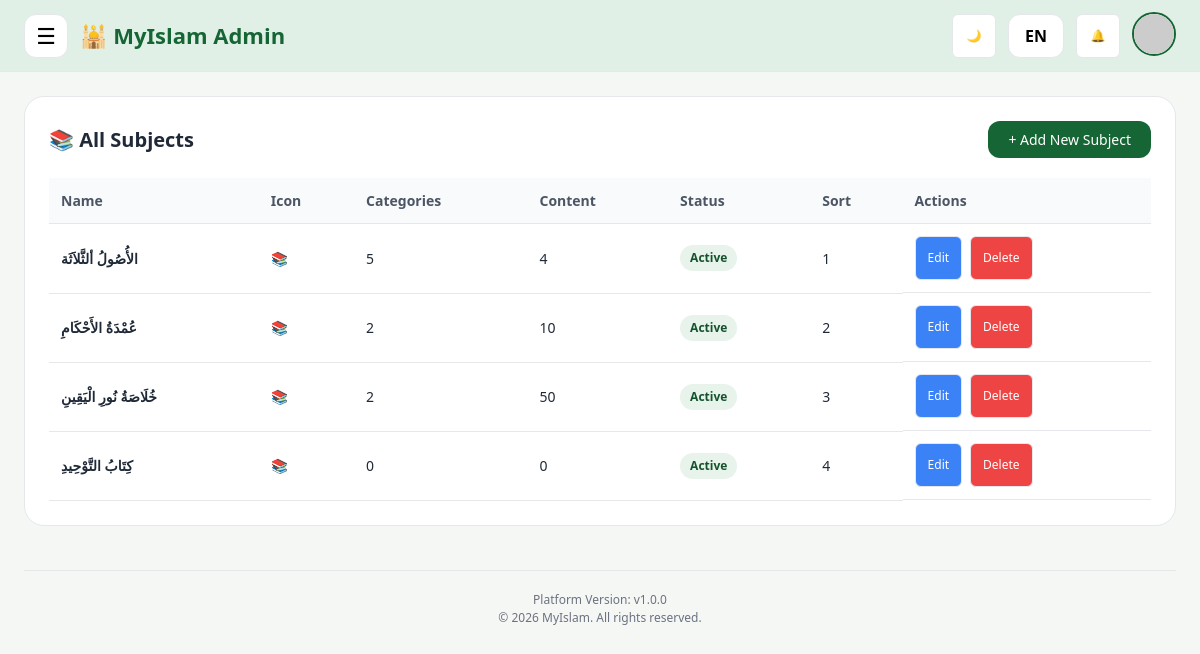
The page /myislam-v2/admin/subjects.php (signed in) on the database its author committed.
### tables this page shows
CREATE TABLE `subjects` (
  `id` int(11) NOT NULL,
  `name` varchar(100) NOT NULL,
  `slug` varchar(100) NOT NULL,
  `description` text DEFAULT NULL,
  `icon` varchar(100) DEFAULT NULL,
  `image_path` varchar(255) DEFAULT NULL,
  `sort_order` int(11) DEFAULT 0,
  `is_active` tinyint(1) DEFAULT 1,
  `created_at` timestamp NULL DEFAULT current_timestamp(),
  `image` varchar(255) DEFAULT NULL
);

### myislam-v2/admin/includes/admin_functions.php (called while the page is built, shortened)
<?php
function getAllSubjects(PDO $conn): array {
    try {
        $stmt = $conn->prepare("
            SELECT s.*,
                   (SELECT COUNT(*) FROM categories WHERE subject_id = s.id) AS category_count,
                   (SELECT COUNT(*) FROM contents WHERE subject_id = s.id) AS content_count
            FROM subjects s
            ORDER BY s.sort_order ASC, s.name ASC
        ");
        $stmt->execute();
        return $stmt->fetchAll(PDO::FETCH_ASSOC);
    } catch (PDOException $e) {
        error_log("getAllSubjects error: " . $e->getMessage());
        return [];
    }
}
?>

### myislam-v2/admin/subjects.php (the view, shortened to what this page needs)
<?php
require_once __DIR__ . '/includes/admin_functions.php';
$conn = db();
$action = $_GET['action'] ?? 'list';
$subject = null;
$subjects = getAllSubjects($conn);
$userName = $_SESSION['user_name'] ?? 'Admin';
$userPicture = 'https://via.placeholder.com/80x80.png?text=' . urlencode(substr($userName, 0, 1));
$platformVersion = 'v1.0.0';
?>
<!DOCTYPE html>
<html lang="en">
<head>
</head>
<body>
<header class="app-header">
    <div class="header-left">
        <button class="menu-toggle" id="menuToggle" aria-label="Menu">☰</button>
        <div class="brand-box">🕌 MyIslam Admin</div>
    </div>
    <div class="header-right">
        <button class="icon-btn" id="themeToggle" aria-label="Dark mode">🌙</button>
        <button class="lang-btn" id="langToggle">EN</button>
        <button class="icon-btn" aria-label="Notifications">🔔</button>
        <div class="profile-area">
            <button class="profile-btn">
                <img src="<?php echo $userPicture; ?>" alt="Profile">
            </button>
        </div>
    </div>
</header>
<main class="main-content">
    <div class="dashboard-stack">
        <?php if ($action === 'add' || ($action === 'edit' && $subject)): ?>
            <div class="section-card">
                <div class="card-header">
                    <h2><?php echo $action === 'add' ? '➕ Add New Subject' : '✏️ Edit Subject'; ?></h2>
                    <a href="subjects.php" class="btn btn-secondary">← Back</a>
                </div>
                <form method="POST">
                    <div class="form-group">
                        <label>Subject Name *</label>
                        <input type="text" name="name" required value="<?php echo htmlspecialchars($subject['name'] ?? ''); ?>">
                    </div>
                    <div class="grid-2">
                        <div class="form-group">
                            <label>Icon (emoji)</label>
                            <input type="text" name="icon" placeholder="📚" value="<?php echo htmlspecialchars($subject['icon'] ?? ''); ?>">
                        </div>
                        <div class="form-group">
                            <label>Sort Order</label>
                            <input type="number" name="sort_order" value="<?php echo $subject['sort_order'] ?? 0; ?>">
                        </div>
                    </div>
                    <div class="form-group">
                        <label>Description</label>
                        <textarea name="description" rows="3"><?php echo htmlspecialchars($subject['description'] ?? ''); ?></textarea>
                    </div>
                    <div class="form-group">
                        <label>
                            <input type="checkbox" name="is_active" <?php echo (!isset($subject) || $subject['is_active']) ? 'checked' : ''; ?>>
                            Active
                        </label>
                    </div>
                    <button type="submit" class="btn btn-primary">
                        <?php echo $action === 'add' ? 'Create Subject' : 'Update Subject'; ?>
                    </button>
                    <a href="subjects.php" class="btn btn-secondary" style="margin-left: 0.5rem;">Cancel</a>
                </form>
            </div>
        <?php else: ?>
            <div class="section-card">
                <div class="card-header">
                    <h2>📚 All Subjects</h2>
                    <a href="subjects.php?action=add" class="btn btn-primary">+ Add New Subject</a>
                </div>
                <?php if ($subjects): ?>
                    <div class="table-responsive">
                         <table>
                            <thead>
                                 <tr>
                                    <th>Name</th>
                                    <th>Icon</th>
                                    <th>Categories</th>
                                    <th>Content</th>
                                    <th>Status</th>
                                    <th>Sort</th>
                                    <th>Actions</th>
                                 </tr>
                            </thead>
                            <tbody>
                                <?php foreach ($subjects as $subject): ?>
                                 <tr>
                                    <td><strong><?php echo htmlspecialchars($subject['name']); ?></strong></td>
                                    <td><?php echo htmlspecialchars($subject['icon'] ?? '-'); ?></td>
                                    <td><?php echo $subject['category_count']; ?></td>
                                    <td><?php echo $subject['content_count']; ?></td>
                                    <td>
                                        <span class="status-badge <?php echo $subject['is_active'] ? 'status-active' : 'status-inactive'; ?>">
                                            <?php echo $subject['is_active'] ? 'Active' : 'Inactive'; ?>
                                        </span>
                                    </td>
                                    <td><?php echo $subject['sort_order']; ?></td>
                                    <td class="action-buttons">
                                        <a href="subjects.php?action=edit&id=<?php echo $subject['id']; ?>" class="icon-btn edit">Edit</a>
                                        <a href="subjects.php?action=delete&id=<?php echo $subject['id']; ?>" class="icon-btn delete" onclick="return confirm('Delete this subject? All categories and content will be lost!');">Delete</a>
                                    </td>
                                 </tr>
                                <?php endforeach; ?>
                            </tbody>
                         </table>
                    </div>
                <?php endif; ?>
            </div>
        <?php endif; ?>
        <div class="footer-meta">
            <div>Platform Version: <?php echo htmlspecialchars($platformVersion); ?></div>
            <div>© <?php echo date('Y'); ?> MyIslam. All rights reserved.</div>
        </div>
    </div>
</main>
</body>
</html>

### myislam-v2/admin/subjects.php (style rules this page uses)
* { box-sizing: border-box; margin: 0; padding: 0; }
:root { --bg: #f5f7f5; --surface: #ffffff; --surface-2: #f9fafb; --surface-3: #eef2f7; --line: #e5e7eb; --text: #1f2937; --text-secondary: #4b5563; --muted: #6b7280; --brand: #166534; --brand-dark: #14532d; --brand-light: #22c55e; --brand-soft: #e7f3eb; --accent: #3b82f6; --warning: #f59e0b; --danger: #ef4444; --success: #10b981; --header-bg: #e1f0e7; --header-height: 72px; --footer-height: 92px; --shadow-sm: 0 1px 2px 0 rgb(0 0 0 / 0.05); --shadow-md: 0 4px 6px -1px rgb(0 0 0 / 0.1); --shadow-lg: 0 10px 15px -3px rgb(0 0 0 / 0.1); --radius-sm: 12px; --radius-md: 16px; --radius-lg: 20px; }
body { font-family: system-ui, -apple-system, 'Segoe UI', 'Inter', sans-serif; background: var(--bg); color: var(--text); min-height: 100vh; line-height: 1.5; }
a { text-decoration: none; color: inherit; }
button { font: inherit; border: none; background: none; cursor: pointer; }
.app-header { position: fixed; top: 0; left: 0; right: 0; z-index: 1000; height: var(--header-height); background: var(--header-bg); border-bottom: 1px solid var(--line); display: flex; align-items: center; justify-content: space-between; padding: 12px 24px; backdrop-filter: blur(10px); }
.header-left, .header-right { display: flex; align-items: center; gap: 12px; }
.menu-toggle, .icon-btn, .lang-btn, .brand-box { height: 44px; min-width: 44px; border-radius: var(--radius-sm); background: var(--surface); border: 1px solid var(--line); display: inline-flex; align-items: center; justify-content: center; transition: all 0.2s; }
.menu-toggle { font-size: 22px; }
.lang-btn { min-width: 56px; padding: 0 14px; font-weight: 600; }
.brand-box { font-size: 22px; font-weight: 700; color: var(--brand); background: transparent; border: none; }
.profile-area { position: relative; }
.profile-btn { width: 44px; height: 44px; border-radius: 50%; overflow: hidden; background: var(--surface); border: 2px solid var(--brand); cursor: pointer; padding: 0; }
.profile-btn img { width: 100%; height: 100%; object-fit: cover; }
.main-content { padding: calc(var(--header-height) + 24px) 24px calc(var(--footer-height) + 40px); max-width: 1400px; margin: 0 auto; }
.dashboard-stack { display: grid; gap: 24px; }
.section-card { background: var(--surface); border: 1px solid var(--line); border-radius: var(--radius-lg); padding: 24px; transition: all 0.2s; }
.card-header { display: flex; justify-content: space-between; align-items: center; margin-bottom: 20px; flex-wrap: wrap; gap: 16px; }
.card-header h2 { font-size: 20px; font-weight: 600; }
.btn { padding: 8px 20px; border-radius: var(--radius-sm); font-size: 14px; font-weight: 500; display: inline-flex; align-items: center; gap: 8px; transition: all 0.2s; cursor: pointer; border: none; }
.btn-primary { background: var(--brand); color: white; }
.table-responsive { overflow-x: auto; }
table { width: 100%; border-collapse: collapse; }
th, td { padding: 12px; text-align: left; border-bottom: 1px solid var(--line); }
th { background: var(--surface-2); font-weight: 600; font-size: 14px; color: var(--text-secondary); }
td { font-size: 14px; }
.status-badge { padding: 4px 10px; border-radius: 999px; font-size: 12px; font-weight: 600; display: inline-block; }
.status-active { background: var(--brand-soft); color: var(--brand-dark); }
.action-buttons { display: flex; gap: 8px; flex-wrap: wrap; }
.icon-btn { padding: 6px 12px; border-radius: 6px; font-size: 12px; font-weight: 500; transition: all 0.2s; }
.icon-btn.edit { background: var(--accent); color: white; }
.icon-btn.delete { background: var(--danger); color: white; }
.footer-meta { text-align: center; color: var(--muted); font-size: 12px; padding-top: 20px; margin-top: 20px; border-top: 1px solid var(--line); }

### rows shown on the page
subjects: name "الأُصُولُ ألثَّلاَثَة", icon "📚", category_count "5", content_count "4", is_active "Active", sort_order "1"
subjects: name "عُمْدَةُ الأَحْكَامِ", icon "📚", category_count "2", content_count "10", is_active "Active", sort_order "2"
subjects: name "خُلَاصَةُ نُورِ الْيَقِينِ", icon "📚", category_count "2", content_count "50", is_active "Active", sort_order "3"
subjects: name "كِتَابُ التَّوْحِيدِ", icon "📚", category_count "0", content_count "0", is_active "Active", sort_order "4"

### other values the page prints
$platformVersion "v1.0.0"
